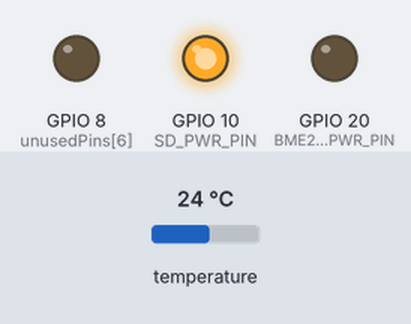
Bench run of a sketch on a simulated ESP32-C3. Shown: output pins drawn as LEDs (lit = HIGH). Wiring (inferred from the names in the program): DS3231 clock at I2C address 0x68. The test bench sets the inputs (shaded band); at power-on: temperature 24 °C. The local clock reads 2024-03-15 10:24:30 at power-on unless the sketch sets it; storage starts empty; pins used as bus, display or sensor lines are not drawn; what the sketch prints to the serial monitor is not drawn. At 0.5 s the program puts the board to deep sleep or switches it off; the recording ends there.

Above: at 0.1 s.
Timing chart, 0 to 0.5 s (numbered marks = the images above):
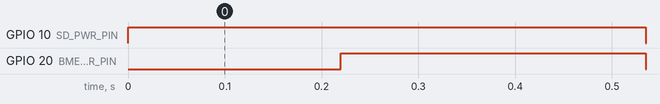

Measured:
- by itself, GPIO 10 (SD_PWR_PIN), GPIO 20 (BME280_PWR_PIN): HIGH → LOW at 0.54 s

The sketch:

tmp_logger.ino
```cpp
#include <SD.h>
#include <Wire.h>
#include <time.h>
#include <Adafruit_Sensor.h>
#include <Adafruit_BME280.h>
#include <RTClib.h>
#include "esp_sleep.h"

#define INTERVAL        30 * 60 * 1000  // Interval for reading data in ms (current: every 30 minutes)
#define OFFSET          0.0             // There is a 4 degrees Celsius Offset
#define TMP_ADDR        0x76            // BME280 is connected at I2C address 0x76 (pin connected to GND)
#define SD_CS           7               // Chip Select, can be any GPIO pin
#define DEBUG_MODE      0               // 1 -> Debug ON
#define SQW_PIN         1               // Square Wave Generator for the RTC clock, will trigger alarm to wake up esp32
#define DS3231_ADDR     0x68            // I²C address (to set the timer)
#define LOG_FILE        "/log.txt"      // Log file path on SD card
#define BME280_PWR_PIN  20              // GPIO 20 controls power to BME280
#define SD_PWR_PIN      10              // GPIO 10 controls power to SD card

Adafruit_BME280         bme;            // Create an instance of the BME280 (tmp sensor)
RTC_DS3231              rtc;            // Create an instance of the DS3231 RTC (real time clock)


/*
 * ESP32C3 does not support RTC wakeup,
 * it is using a GPIO LOW to wake up from deep sleep,
 * this signal is comming from the external RTC :sunglasses :)
 * https://docs.espressif.com/projects/esp-idf/en/stable/esp32c3/api-reference/system/sleep_modes.html#_CPPv433esp_deep_sleep_enable_gpio_wakeup8uint64_t33esp_deepsleep_gpio_wake_up_mode_t
 */

void setup() {
  //Serial.begin(115200); // Start serial communication
  //Serial.println("******** Initializing setup() ********");

  // Turn off annoying blue LED
  pinMode(LED_BUILTIN, OUTPUT);
  digitalWrite(LED_BUILTIN, LOW);

  // Change the default SDA and SCL pins to custom
  Wire.begin(2, 3);  // SDA = GPIO 2, SCL = GPIO 3
  //Serial.println("GPIO pins initialized");

  // Initialize SD card MOSFET N-Channel (gpio controlled)
  pinMode(SD_PWR_PIN, OUTPUT);
  digitalWrite(SD_PWR_PIN, HIGH);  // Power ON SD card
  delay(200);  // Let it stabilize before accessing

  if (!SD.begin(SD_CS)) {
    //Serial.println("Card Mount Failed");
    while (1);
  } else {
    //Serial.println("OK -> Card Mount Initialized");
  }

  uint8_t cardType = SD.cardType();
  if (cardType == CARD_NONE) {
    //Serial.println("No SD card attached");
    while (1);
  } else {
    //Serial.println("OK -> SD Card Initialized.");
  }

  // Initialize BME280 (temperature sensor) MOSFET N-Channel (gpio controlled)
  pinMode(BME280_PWR_PIN, OUTPUT);
  digitalWrite(BME280_PWR_PIN, HIGH);  // Turn ON power to BME280
  delay(200);  // Give sensor time to power up

  if (!bme.begin(TMP_ADDR)) { // Check if the BME280 is connected at I2C address 0x76
    //Serial.println("Could not find a valid BME280 sensor, check wiring!");
    while (1);
  } else {
    //Serial.println("OK -> Temperature Sensor Initialized");
  }

  // Initialize the RTC and SWQ_PIN for wakeup call
  if (!rtc.begin()) {
  //Serial.println("Couldn't find RTC");
  while (1);
  }

  pinMode(SQW_PIN, INPUT_PULLUP);  // Set pin as input with pull-up
  esp_deep_sleep_enable_gpio_wakeup(1ULL << SQW_PIN, ESP_GPIO_WAKEUP_GPIO_LOW);

  if (rtc.lostPower()) {
  //Serial.println("RTC lost power, setting the time!");
  rtc.adjust(DateTime(F(__DATE__), F(__TIME__)));  // Set RTC to compile time
  } else {
    //Serial.println("OK -> RTC initialized and time up to date!");
  }

  clearAlarmFlag();   // Clear any existing alarm
  setNextAlarm();     // Schedule next one
  //Serial.println("OK -> RTC Alarm1 sheduled!");

  //Serial.println("******** SETUP SUCCESSFULL ********");
}

void loop () {
  // Read temperature in Celsius from BME280
  float temp_C = bme.readTemperature() - OFFSET;
  // Convert Celsius to Fahrenheit
  float temp_F = (temp_C * 9.0 / 5.0) + 32.0;

  // Get current time from RTC
  DateTime now = rtc.now();

  // Wake up readon after sleep (debug)
  esp_sleep_wakeup_cause_t wakeup_reason = esp_sleep_get_wakeup_cause();

  char logLine[64];
  sprintf(logLine, "%02d-%02d-%04d\t%02d:%02d:%02d\t%.1f C\t\t%.1f F\n",
          now.day(), now.month(), now.year(), now.hour(), now.minute(), now.second(), temp_C, temp_F);
  Serial.print(logLine);

  #if DEBUG_MODE
  char logWake[64];
    sprintf(logWake, "tWake: %d\n", (int) wakeup_reason);
    Serial.print(logWake);
  #endif


  // Append to log file
  File logFile = SD.open(LOG_FILE, FILE_APPEND);
  if (logFile) {
    logFile.print(logLine);
    #if DEBUG_MODE
      logFile.print(logWake);
    #endif
    logFile.close();
  } else {
    //Serial.println("Failed to open log file for writing");
  }

  #if DEBUG_MODE
    Serial.println("DEBUG_MODE active — not sleeping.");
    Serial.println("Starting simulation...");
    delay(100);
    digitalWrite(BME280_PWR_PIN, LOW);  // Turn OFF BME280 to save power
    Serial.println("BME280 module disconnected!");
    delay(100);
    digitalWrite(SD_PWR_PIN, LOW);  // Power OFF SD card
    Serial.println("SD card module disconnected!");
    delay(30000); // rest 30 seconds

    digitalWrite(BME280_PWR_PIN, HIGH);
    Serial.println("BME280 module Connected!");
    delay(100);
    digitalWrite(SD_PWR_PIN, HIGH);
    Serial.println("SD card module Connected!");
    delay(100);
  #else
    delay(100);  // Let the message flush
    digitalWrite(BME280_PWR_PIN, LOW);  // Turn OFF BME280 to save power
    digitalWrite(SD_PWR_PIN, LOW);  // Power OFF SD card
    disableUnusedPins();
    Wire.end();
    esp_deep_sleep_start();
  #endif
}


/*
  Current Time Registers (starting at 0x00)
  Function Address Bits Description
  Seconds 0x00  BCD format (0–59) + A1M1 if used for Alarm
  Minutes 0x01  BCD format (0–59) + A1M2
  Hours 0x02  BCD format (0–23 or 1–12, + AM/PM flag)
  Day (DOW) 0x03  Day of week (1–7)
  Date  0x04  Day of month (1–31)
  Month 0x05  Month (1–12), bit 7 = Century bit
  Year  0x06  Year (00–99)

  Alarm 1 Registers (start at 0x07)
  Function  Address Bits / Notes
  Alarm1 Seconds  0x07  BCD seconds + A1M1 bit (bit 7)
  Alarm1 Minutes  0x08  BCD minutes + A1M2 bit
  Alarm1 Hours  0x09  BCD hours + A1M3 bit + 12/24 hr mode + AM/PM
  Alarm1 Day/Date 0x0A  BCD day/date + A1M4 bit + DY/DT bit (bit 6: 1 = day of week, 0 = date)

  Note: Bits 7 in each of the above control whether that time unit must match (A1Mx). 1 = ignore, 0 = match.

  Control and Status Registers
  Function  Address Bits Description
  Control Register  0x0E  Enables alarms, square wave, interrupts, etc.
  Status Register 0x0F  Alarm flags (A1F, A2F), Oscillator Stop Flag (OSF)

  🚨Bits to Clear / Set
  Control Register (0x0E):

  Bit 2 (INTCN) = 1 → Use interrupt (not square wave) on SQW pin
  Bit 0 (A1IE) = 1 → Enable Alarm 1 Interrupt
  Status Register (0x0F):
  Bit 0 (A1F) = 1 → Alarm 1 has triggered. You must clear it manually after wake.
  Write 0 to bit 0 to clear it after you read the alarm.
*/

void setNextAlarm() {
  DateTime now = rtc.now();

  int nextMinute = (now.minute() < 30) ? 30 : 0;
  int nextHour = (now.hour() + (now.minute() >= 30 ? 1 : 0)) % 24;

  // Convert to BCD format (required by the RTC registers)
  uint8_t seconds = 0;
  uint8_t minutes = ((nextMinute / 10) << 4) | (nextMinute % 10);
  uint8_t hours = ((nextHour / 10) << 4) | (nextHour % 10);
  uint8_t day = 0x80;  // Bit 7 = A1M4 = 1 (don’t match date)

  //1 = ignore, 0 = match.
  Wire.beginTransmission(DS3231_ADDR);
  Wire.write(0x07);  // Alarm 1 registers
  Wire.write(0x00);  // Seconds — match exactly (A1M1 = 0)
  Wire.write(minutes); // Minutes — match (A1M2 = 0)
  Wire.write(hours);   // Hours — match (A1M3 = 0)
  Wire.write(day);     // A1M4 = 1, match every day
  Wire.endTransmission();

  /* Enable Alarm 1 interrupt
     INTCN = 1 → enable interrupt output on SQW/INT pin
     A1IE = 1 → enable Alarm 1 interrupt
  */
  Wire.beginTransmission(DS3231_ADDR);
  Wire.write(0x0E);  // Read control register
  Wire.endTransmission();

  Wire.requestFrom(DS3231_ADDR, 1);  // request 1 byte
  uint8_t ctrl = Wire.read();
  ctrl |= 0b00000101;  // INTCN = 1, A1IE = 1

  Wire.beginTransmission(DS3231_ADDR);
  Wire.write(0x0E);
  Wire.write(ctrl);
  Wire.endTransmission();

  Serial.printf("Alarm set for: %02d:%02d\n", nextHour, nextMinute);
}

void clearAlarmFlag() {
  // Clear Alarm 1 flag (A1F)
  Wire.beginTransmission(DS3231_ADDR);
  Wire.write(0x0F);  // Status register
  Wire.endTransmission(false);
  Wire.requestFrom(DS3231_ADDR, 1);
  uint8_t status = Wire.read();
  status &= ~0b00000001;  // Clear A1F

  // Write back the modified status
  Wire.beginTransmission(DS3231_ADDR);
  Wire.write(0x0F);
  Wire.write(status);
  Wire.endTransmission();
}

/*
 * Pins that need to stay active during sleep mode:
 * GPIO 1: SQW generator from RTC to trigger interrupt and wake up the device
 * GPIO 10: SD card via Mosfet
 * GPIO 20: BME via Mosfet
 * GPIO 7: CS of the SD card
 */
void disableUnusedPins() {
  // Set SD card Chip Select (CS) pin to HIGH to avoid floating state during deep sleep.
  // This prevents unintended current leakage or partial powering of the SD card when it's turned off.
  pinMode(SD_CS, OUTPUT);
  digitalWrite(SD_CS, HIGH);
  // Set unused pins to INPUT_PULLDOWN to avoid floating state
  const int unusedPins[] = {0, 2, 3, 4, 5, 6, 8, 9, 21};
  for (int i = 0; i < sizeof(unusedPins)/sizeof(unusedPins[0]); i++) {
    pinMode(unusedPins[i], INPUT_PULLDOWN);
  }
}
```
